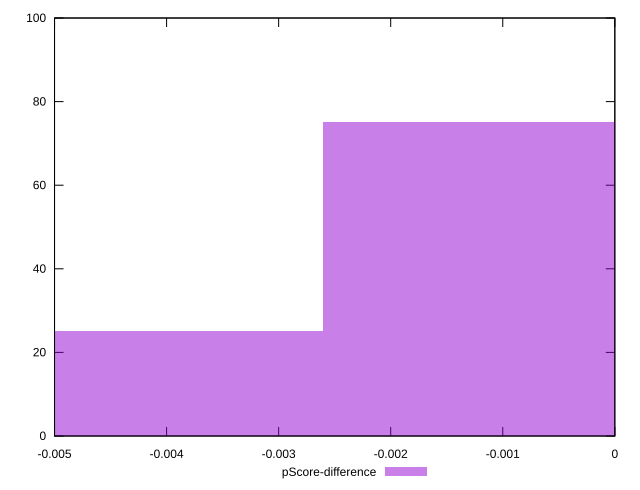

Reproduce this figure in gnuplot.
reset

$pScoreDifference <<EOF
0 75
-0.005209140852127662 25
EOF

set key outside below
set boxwidth 0.005209140852127662
set xrange [-0.0050000000000000044:0]
set yrange [0:100]
set trange [0:100]
set style fill transparent solid 0.5 noborder
set terminal svg size 640, 490 enhanced background rgb 'white'
set output "report_00011_2021-02-09T10:53:21.242Z/uses-webp-images/samples/pages+cached+noadtech+nomedia+nocss/pScore-difference/histogram.svg"

plot $pScoreDifference title "pScore-difference" with boxes

reset
